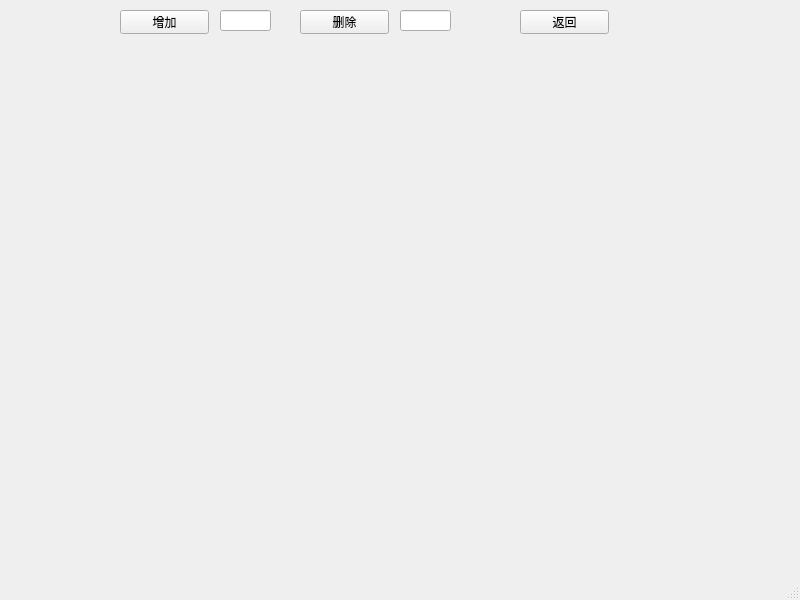
<?xml version="1.0" encoding="UTF-8"?>
<ui version="4.0">
 <class>TreeWindow</class>
 <widget class="QMainWindow" name="TreeWindow">
  <property name="geometry">
   <rect>
    <x>0</x>
    <y>0</y>
    <width>800</width>
    <height>600</height>
   </rect>
  </property>
  <property name="windowTitle">
   <string>MainWindow</string>
  </property>
  <widget class="QWidget" name="centralwidget">
   <widget class="QPushButton" name="addBtn">
    <property name="geometry">
     <rect>
      <x>120</x>
      <y>10</y>
      <width>89</width>
      <height>24</height>
     </rect>
    </property>
    <property name="text">
     <string>增加</string>
    </property>
   </widget>
   <widget class="QLineEdit" name="addEdit">
    <property name="geometry">
     <rect>
      <x>220</x>
      <y>10</y>
      <width>51</width>
      <height>21</height>
     </rect>
    </property>
   </widget>
   <widget class="QPushButton" name="delBtn">
    <property name="geometry">
     <rect>
      <x>300</x>
      <y>10</y>
      <width>89</width>
      <height>24</height>
     </rect>
    </property>
    <property name="text">
     <string>删除</string>
    </property>
   </widget>
   <widget class="QLineEdit" name="delEdit">
    <property name="geometry">
     <rect>
      <x>400</x>
      <y>10</y>
      <width>51</width>
      <height>21</height>
     </rect>
    </property>
   </widget>
   <widget class="QPushButton" name="retBtn">
    <property name="geometry">
     <rect>
      <x>520</x>
      <y>10</y>
      <width>89</width>
      <height>24</height>
     </rect>
    </property>
    <property name="text">
     <string>返回</string>
    </property>
   </widget>
  </widget>
  <widget class="QStatusBar" name="statusbar"/>
 </widget>
 <resources/>
 <connections/>
</ui>
